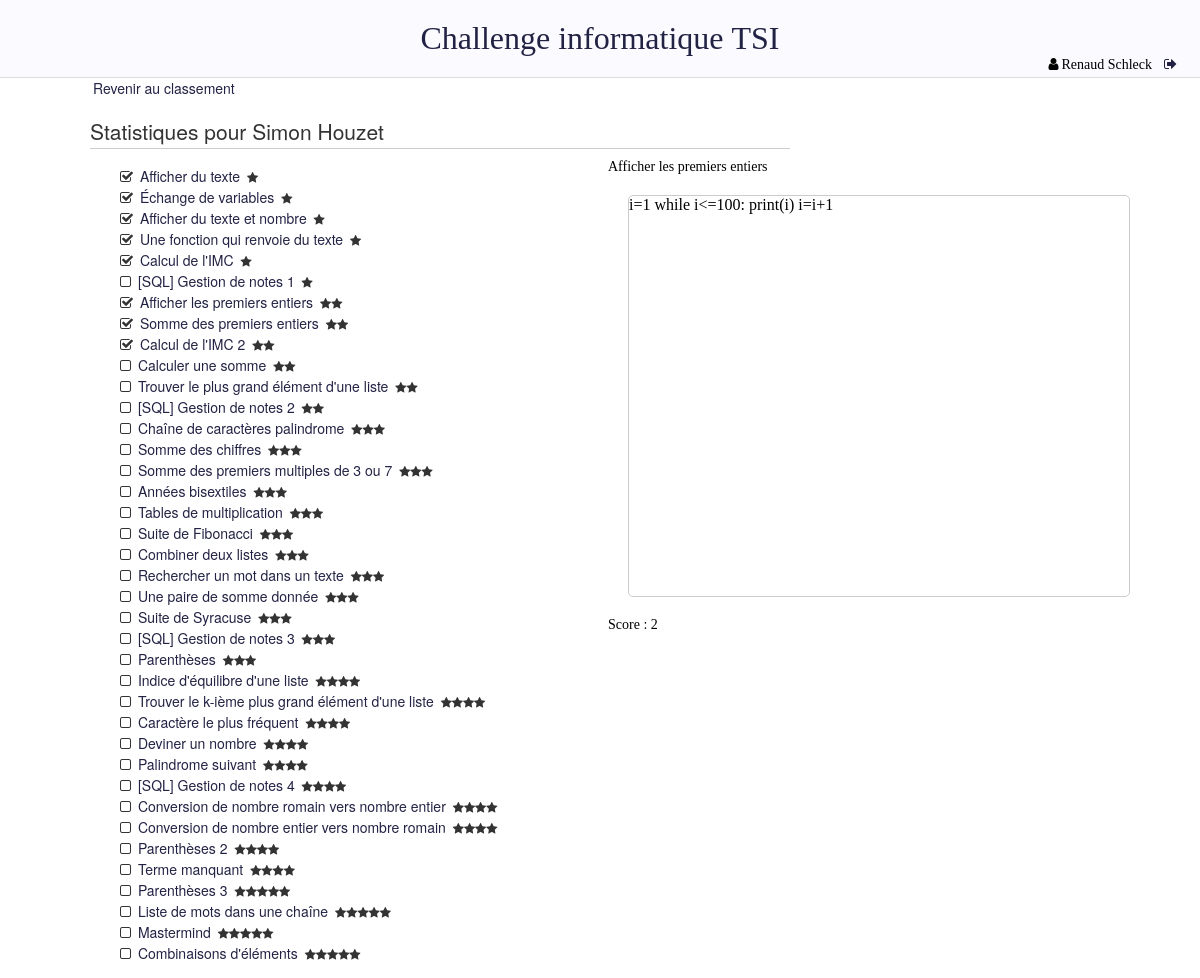
Screenshot of /challenge/administration/statsEtudiant/144/1/ (signed in) with the database file from the repository.
### challenge/models.py (models this page shows, shortened)
class Etudiant(models.Model):
    user = models.OneToOneField(User, on_delete=models.CASCADE)
    score = models.IntegerField(default=0)
    estClasse = models.BooleanField(default=True)
    estDoublePrenom = models.BooleanField(default=False)
    CPGE1 = 0
    CPGE2 = 1
    ANCIENS = 2
    PROFS = 3
    AUTRE = 4
    choixGroupes = (
            (CPGE1, "CPGE 1"),
            (CPGE2, "CPGE 2"),
            (ANCIENS, "Anciens"),
            (PROFS, "Profs"),
            (AUTRE, "Autre"),
            )
    groupe = models.IntegerField(choices = choixGroupes, default=CPGE1)

class Epreuve(models.Model):
    titre = models.CharField(max_length=50, default="")
    enonce = models.TextField(default="")
    test = models.TextField(default="")
    points = models.IntegerField(default=0)
    difficulte = models.IntegerField(default=0)
    class Meta:
        order_with_respect_to = 'difficulte'

class Code(models.Model):
    epreuve = models.ForeignKey(Epreuve, on_delete=models.CASCADE)
    etudiant = models.ForeignKey(Etudiant, on_delete=models.CASCADE)
    date = models.DateTimeField(auto_now_add=True)
    code = models.TextField(default="")
    score = models.IntegerField(default=0)

### challenge/views.py (the view)
# urls.py: url(r'^administration/statsEtudiant/(?P<etudiant_id>[0-9]+)/(?P<epreuve_id>[0-9]+)/$', views.adminStatsEtudiant, name='statistiques'),
def adminStatsEtudiant(request, etudiant_id, epreuve_id):
    if request.user.is_authenticated:
        user = request.user
        if user.etudiant.groupe == Etudiant.PROFS:
            etud = Etudiant.objects.get(id=etudiant_id)
            codes = Code.objects.filter(etudiant=etud)
            try:
                c = Code.objects.filter(etudiant=etud).get(epreuve=epreuve_id)
            except ObjectDoesNotExist:
                c = {'code':'Aucun code'}
            epreuves = Epreuve.objects.all().order_by('difficulte')
            listeEpreuves = []
            for e in epreuves:
                if codes.filter(epreuve=e) and codes.get(epreuve=e).score>0:
                    r = True
                else:
                    r = False
                listeEpreuves.append({
                    'id': e.id,
                    'reussie': r,
                    'points': e.points,
                    'titre': e.titre,
                    'difficulte': list(range(e.difficulte)),
                })
            return render(request, 'challenge/statsEtudiant.html',
                        {'user': user,
                         'etudiant': etud,
                         'listeEpreuves': listeEpreuves,
                         'code' : c,
                         'epreuve' : Epreuve.objects.all().get(id=epreuve_id)
                        })
        else:
           return redirect('challenge:acceuilView')
    else:
        return redirect('challenge:loginView')

### challenge/templates/challenge/statsEtudiant.html (shortened to what this page needs)
{% extends "challenge/base.html" %}
{% block contenu %}
<a href=/challenge/administration/classements/>Revenir au classement</a>
<h1>Statistiques pour {{ etudiant.user.first_name }} {{ etudiant.user.last_name }} </h1>
<ul class='fa-ul'>
{% for e in listeEpreuves %}
<li>
  {% if e.reussie == True %}
  <i class="fa fa-check-square-o" aria-hidden="true"></i>
  {% else %}
  <i class="fa fa-square-o" aria-hidden="true"></i>
  {% endif %}
  <a href={% url 'challenge:statistiques' etudiant_id=etudiant.id epreuve_id=e.id%}>{{ e.titre }}</a>
  {% for i in e.difficulte %}<i class="fa fa-star smaller" aria-hidden="true"></i>{% endfor %}
   </li>
{% endfor %}
</ul>
{% endblock %}
{% block classement %}
<div id="codeStats">
<h1>{{ epreuve.titre }}</h1>
<div id="editor">
{{ code.code }}
</div>
<p> Score : {{ code.score }}</p>
</div>
{% endblock %}

### challenge/templates/challenge/base.html (shortened to what this page needs)
<!DOCTYPE html>
<html lang="fr">
<head>
  {% load static %}
  <link rel="stylesheet" type="text/css" href="{% static 'challenge/css/style.css' %}" />
</head>
<body>
<header>
  <h1> <a href={% url 'challenge:accueil'%}> Challenge informatique TSI  </a></h1>
  <div id='user_div'>
    {% if user.is_authenticated %}
    <i class="fa fa-user" aria-hidden="true"></i>{{ user.first_name }} {{ user.last_name }}<a href={% url 'challenge:logoutView' %}><i class="fa fa-sign-out" aria-hidden="true"></i></a>
    {% else %}
    <a href={% url 'challenge:loginView' %}>Se connecter<i class="fa fa-sign-in" aria-hidden="true"></i></a>
    {% endif %}
  </div>
</header>
<div id='page'>
<section id='contenu'>
{% block contenu %}{% endblock %}
</section>
{% block classement %}{% endblock %}
</body>
</html>

### challenge/static/challenge/css/style.css (style rules this page uses)
body { margin:0px; font-family: fontawesome; }
a { text-decoration:none; color:#224; padding:3px; }
header { margin: 0px; padding: 20px; background-color: #FAFAFF; border-bottom: solid #DDD 1px; font-weight: 300; }
h1 { font-weight: lighter; }
header h1 { margin-left: auto; margin-right:auto; margin-top:0px; margin-bottom: 0px; text-align: center; }
section#contenu { float: left; width: 700px; line-height: 1.5; font-family:"Helvetica Neue",Helvetica,Arial,sans-serif; font-size: 14px; color: #333; margin-left:50px; }
section h1 { width: 100%; border-bottom: solid #CCC 1px; line-height:1.5; }
i.smaller { font-size:12px; letter-spacing:0px; }
i.fa-user { margin-right:3px; }
div#page { margin-right: 250px; margin-left: 40px; margin-top: 0px; }
#editor { height:275px; width:100%; border:#CCC solid 1px; margin:20px; border-radius:5px; }
header div#user_div { float: right; font-size:14px; }
header div i.fa { margin-left:9px; }
#codeStats { display:block; position:fixed; right: 50px; top: 150px; height:400px; overflow: visible; }
#codeStats #editor { width:500px; height:400px; }
#codeStats h1 { font-size: 14px; }
#codeStats p { font-size: 14px; font-weight: lighter; }

### rows the page displays
Etudiant: user.first_name "Simon", user.last_name "Houzet"
Epreuve: titre "Afficher du texte"
Epreuve: titre "Échange de variables"
Epreuve: titre "Afficher du texte et nombre"
Epreuve: titre "Une fonction qui renvoie du texte"
Epreuve: titre "Calcul de l'IMC"
Epreuve: titre "[SQL] Gestion de notes 1"
Epreuve: titre "Afficher les premiers entiers", titre "Afficher les premiers entiers"
Epreuve: titre "Somme des premiers entiers"
Epreuve: titre "Calcul de l'IMC 2"
Epreuve: titre "Calculer une somme"
Epreuve: titre "Trouver le plus grand élément d'une liste"
Epreuve: titre "[SQL] Gestion de notes 2"
Epreuve: titre "Chaîne de caractères palindrome"
Epreuve: titre "Somme des chiffres"
Epreuve: titre "Somme des premiers multiples de 3 ou 7"
Epreuve: titre "Années bisextiles"
Epreuve: titre "Tables de multiplication"
Epreuve: titre "Suite de Fibonacci"
Epreuve: titre "Combiner deux listes"
Epreuve: titre "Rechercher un mot dans un texte"
Epreuve: titre "Une paire de somme donnée"
Epreuve: titre "Suite de Syracuse"
Epreuve: titre "[SQL] Gestion de notes 3"
Epreuve: titre "Parenthèses"
Epreuve: titre "Indice d'équilibre d'une liste"
Epreuve: titre "Trouver le k-ième plus grand élément d'une liste"
Epreuve: titre "Caractère le plus fréquent"
Epreuve: titre "Deviner un nombre"
Epreuve: titre "Palindrome suivant"
Epreuve: titre "[SQL] Gestion de notes 4"
Epreuve: titre "Conversion de nombre romain vers nombre entier"
Epreuve: titre "Conversion de nombre entier vers nombre romain"
Epreuve: titre "Parenthèses 2"
Epreuve: titre "Terme manquant"
Epreuve: titre "Parenthèses 3"
Epreuve: titre "Liste de mots dans une chaîne"
Epreuve: titre "Mastermind"
Epreuve: titre "Combinaisons d'éléments"
Code: code "i=1 while i<=100: print(i) i=i+1", score "2"

### other values shown
{{ user.first_name }} "Renaud"
{{ user.last_name }} "Schleck"
